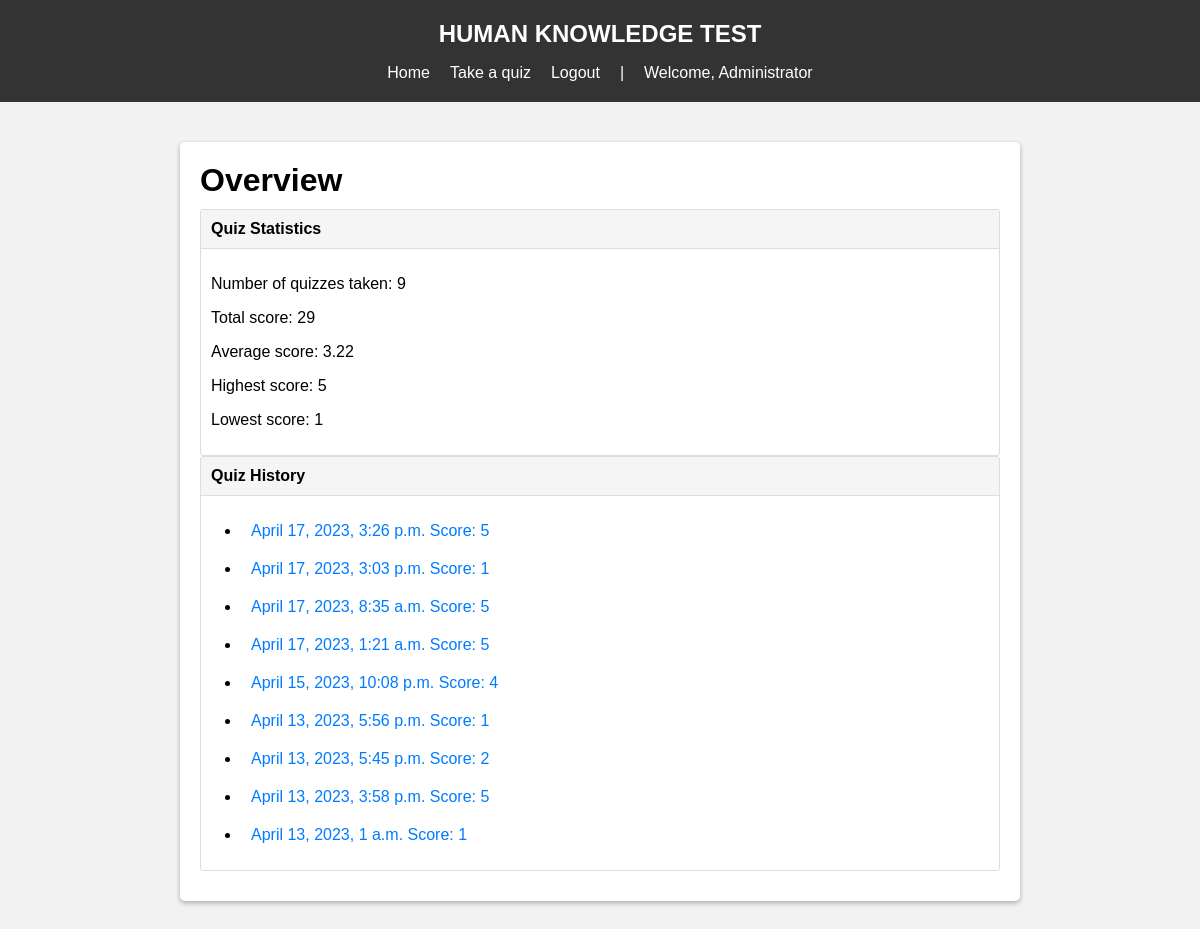
The app's page /quiz/ (signed in) with its own data.
### quiz/models.py (models this page shows, shortened)
class Quiz(models.Model):
    user = models.ForeignKey(User, on_delete=models.CASCADE)
    score = models.IntegerField()
    quiz_date = models.DateTimeField("Quiz date", auto_now_add=True)

### quiz/views.py (the view)
# urls.py: path('', views.index, name='index'),
@login_required
def index(request):
    quizzes = Quiz.objects.filter(user=request.user).order_by('-quiz_date')
    num_quizzes = quizzes.count()
    total_score = quizzes.aggregate(Sum('score'))['score__sum']
    avg_score = round(total_score / num_quizzes, 2) if num_quizzes > 0 else 0
    highest_score = quizzes.aggregate(Max('score'))['score__max']
    lowest_score = quizzes.aggregate(Min('score'))['score__min']
    return render(request, 'quiz/index.html', {
        'quizzes': quizzes,
        'num_quizzes': num_quizzes,
        'total_score': total_score,
        'avg_score': avg_score,
        'highest_score': highest_score,
        'lowest_score': lowest_score,
    })

### templates/quiz/index.html
    {% extends 'base.html' %}
{% load static %}
{% block head %}
    <link rel="stylesheet" type="text/css" href="{% static 'css/index.css' %}">
{% endblock %}
{% block content %}
    <div class="container">
        <h1 class="text-center mb-4" style="margin: 0">Overview</h1>
        <div class="row" style="margin: 10px 0;">
            <div class="col-md-6">
                <div class="card mb-4">
                    <div class="card-header">Quiz Statistics</div>
                    <div class="card-body">
                        <p class="card-text">Number of quizzes taken: {{ num_quizzes }}</p>
                        <p class="card-text">Total score: {{ total_score }}</p>
                        <p class="card-text">Average score: {{ avg_score }}</p>
                        <p class="card-text">Highest score: {{ highest_score }}</p>
                        <p class="card-text">Lowest score: {{ lowest_score }}</p>
                    </div>
                </div>
            </div>
            <div class="col-md-6">
                <div class="card mb-4">
                    <div class="card-header">Quiz History</div>
                    <ul class="list-group list-group-flush">
                        {% for quiz in quizzes %}
                            <li class="list-group-item"><a
                                    href="{% url 'quiz:quiz_result' quiz.id %}">{{ quiz.quiz_date }} Score: {{ quiz.score }}</a>
                            </li>
                        {% empty %}
                            <li class="list-group-item">No quizzes taken yet. <a href="{% url 'quiz:select_topic' %}">Take
                                a quiz now!</a></li>
                        {% endfor %}
                    </ul>
                </div>
            </div>
        </div>
    </div>
{% endblock %}

### templates/base.html (shortened to what this page needs)
<!DOCTYPE html>
<html lang="en">
<head>
    {% block head %}
        {% load static %}
    {% endblock %}
</head>
<body>
    <header>
        <h2>HUMAN KNOWLEDGE TEST</h2>
        <nav>
            <ul>
                {% if user.is_authenticated %}
                    <li><a href="{% url 'quiz:index' %}">Home</a></li>
                    <li><a href="{% url 'quiz:select_topic' %}">Take a quiz</a></li>
                    <li><a href="{% url 'account:logout' %}">Logout</a></li>
                    <li>|</li>
                    <li>Welcome, <a href="{% url 'account:profile' %}">{{ user.first_name }}</a></li>
                {% else %}
                    <li><a href="{% url 'account:login' %}">Login</a></li>
                    <li><a href="{% url 'account:signup' %}">Signup</a></li>
                {% endif %}
            </ul>
        </nav>
    </header>
    <main>
        <div class="main-container">
            {% block content %}
            {% endblock %}
        </div>
    </main>
</body>
</html>

### quiz/static/css/index.css (style rules this page uses)
.card { border: 1px solid #ddd; border-radius: 3px; }
.card-header { background-color: #f5f5f5; border-bottom: 1px solid #ddd; font-weight: bold; padding: 10px; }
.card-body { padding: 10px; }
.list-group-item { border: none; padding: 10px; }
.list-group-item a { color: #007bff; text-decoration: none; }

### templates/base.html (style rules this page uses)
body { font-family: Arial, sans-serif; background-color: #f2f2f2; margin: 0; padding: 0; }
header { background-color: #333; color: white; padding: 20px; text-align: center; }
nav ul { list-style: none; margin: 1rem 0 0 0; padding: 0; display: flex; justify-content: center; }
nav ul li { margin: 0 10px; }
nav ul li a { color: white; text-decoration: none; }
main { padding: 20px; }
h1, h2 { margin: 0; }
.main-container { margin: 20px auto; max-width: 800px; background-color: #fff; padding: 20px; border-radius: 5px; box-shadow: 0px 2px 5px rgba(0, 0, 0, 0.3); }

### records on screen
Quiz: quiz_date "April 17, 2023, 3:26 p.m.", score "5"
Quiz: quiz_date "April 17, 2023, 3:03 p.m.", score "1"
Quiz: quiz_date "April 17, 2023, 8:35 a.m.", score "5"
Quiz: quiz_date "April 17, 2023, 1:21 a.m.", score "5"
Quiz: quiz_date "April 15, 2023, 10:08 p.m.", score "4"
Quiz: quiz_date "April 13, 2023, 5:56 p.m.", score "1"
Quiz: quiz_date "April 13, 2023, 5:45 p.m.", score "2"
Quiz: quiz_date "April 13, 2023, 3:58 p.m.", score "5"
Quiz: quiz_date "April 13, 2023, 1 a.m.", score "1"

### other values on screen
{{ user.first_name }} "Administrator"
{{ num_quizzes }} "9"
{{ total_score }} "29"
{{ avg_score }} "3.22"
{{ highest_score }} "5"
{{ lowest_score }} "1"
